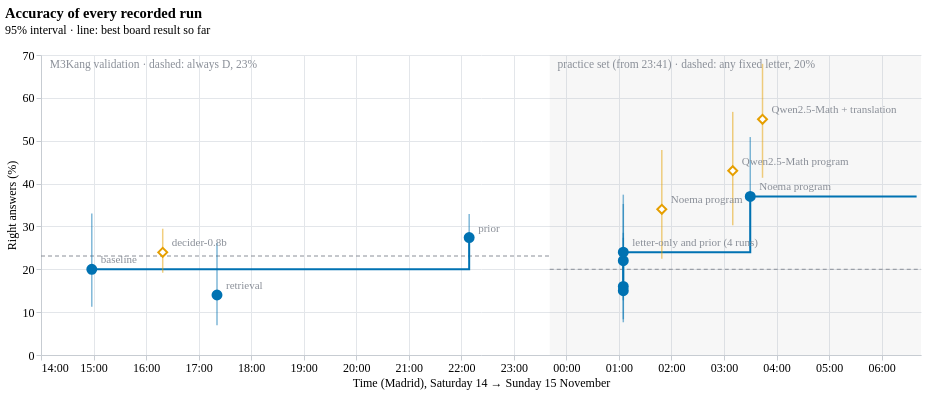

This figure's Vega-Lite source:
### Vega-Lite specification from a JSON file in a GitHub repository (floating-point values rounded to 4 significant figures)
{"config": {"font": "Atkinson Hyperlegible", "background": null, "view": {"stroke": null}, "axis": {"labelFontSize": 12, "titleFontSize": 12, "titleFontWeight": "normal", "gridColor": "#e3e6ea", "domainColor": "#c7ccd2", "tickColor": "#c7ccd2"}, "title": {"fontSize": 14.5, "fontWeight": 700, "subtitleFontSize": 12, "subtitlePadding": 4, "offset": 12, "font": "Atkinson Hyperlegible", "subtitleFont": "Atkinson Hyperlegible"}, "legend": {"labelFontSize": 12}}, "layer": [{"data": {"name": "data-48c3b419b4fe8568475cb25f75e077c3"}, "mark": {"type": "rect", "color": "#8c8c8c", "opacity": 0.07}, "encoding": {"x": {"field": "a", "type": "temporal"}, "x2": {"field": "b"}}}, {"data": {"name": "data-a48bf5622105b0db25796d6dd2516155"}, "mark": {"type": "text", "align": "left", "baseline": "top", "color": "#8a8f98", "dy": 4, "fontSize": 11.5}, "encoding": {"text": {"field": "txt", "type": "nominal"}, "x": {"field": "t", "type": "temporal"}, "y": {"value": 0}}}, {"data": {"name": "data-8acb74910d71ec3e8fdb6ed03d26713b"}, "mark": {"type": "rule", "color": "#8a8f98", "strokeDash": [4, 3]}, "encoding": {"x": {"field": "a", "type": "temporal"}, "x2": {"field": "b"}, "y": {"field": "y", "type": "quantitative"}}}, {"data": {"name": "data-f1c3ad263537674521e8a2582119b9f1"}, "mark": {"type": "line", "color": "#0072b2", "interpolate": "step-after", "strokeWidth": 2}, "encoding": {"detail": {"field": "eval_set", "type": "nominal"}, "x": {"field": "time", "type": "temporal"}, "y": {"field": "best", "type": "quantitative"}}}, {"data": {"name": "data-fe3f54ba9ca65310c6eaa61eda562977"}, "mark": {"type": "rule", "opacity": 0.5, "strokeWidth": 1.5}, "encoding": {"color": {"field": "where", "legend": null, "scale": {"domain": ["UNO Q board", "Laptop estimate", "Chance reference"], "range": ["#0072b2", "#e69f00", "#8c8c8c"]}, "type": "nominal"}, "x": {"axis": {"format": "%H:%M", "labelFontSize": 12, "tickCount": 10}, "field": "time", "scale": {"domain": ["2026-11-14T14:00", "2026-11-15T06:45"]}, "title": "Time (Madrid), Saturday 14 → Sunday 15 November", "type": "temporal"}, "y": {"field": "lo", "type": "quantitative"}, "y2": {"field": "hi"}}}, {"data": {"name": "data-fe3f54ba9ca65310c6eaa61eda562977"}, "mark": {"type": "point", "fillOpacity": 1, "filled": false, "size": 80, "strokeWidth": 2}, "encoding": {"color": {"field": "where", "legend": {"offset": 4, "orient": "top", "title": null}, "scale": {"domain": ["UNO Q board", "Laptop estimate", "Chance reference"], "range": ["#0072b2", "#e69f00", "#8c8c8c"]}, "type": "nominal"}, "fill": {"field": "measured_on", "legend": null, "scale": {"domain": ["board", "laptop", "reference"], "range": ["#0072b2", "white", "#8c8c8c"]}, "type": "nominal"}, "shape": {"field": "where", "legend": null, "scale": {"domain": ["UNO Q board", "Laptop estimate"], "range": ["circle", "diamond"]}, "type": "nominal"}, "tooltip": [{"field": "run", "title": "Run", "type": "nominal"}, {"field": "eval_set", "title": "Set", "type": "nominal"}, {"field": "time", "format": "%a %H:%M", "title": "When", "type": "temporal"}, {"field": "right", "title": "Right", "type": "quantitative"}, {"field": "n", "title": "Rows", "type": "quantitative"}, {"field": "acc", "format": ".1f", "title": "Accuracy %", "type": "quantitative"}, {"field": "lo", "format": ".0f", "title": "95% from", "type": "quantitative"}, {"field": "hi", "format": ".0f", "title": "95% to", "type": "quantitative"}, {"field": "source", "title": "Source", "type": "nominal"}], "x": {"axis": {"format": "%H:%M", "labelFontSize": 12, "tickCount": 10}, "field": "time", "scale": {"domain": ["2026-11-14T14:00", "2026-11-15T06:45"]}, "title": "Time (Madrid), Saturday 14 → Sunday 15 November", "type": "temporal"}, "y": {"field": "acc", "scale": {"domain": [0, 70]}, "title": "Right answers (%)", "type": "quantitative"}}}, {"data": {"name": "data-d642f5542c18a804c9805f30cb3b89b9"}, "mark": {"type": "text", "align": "left", "color": "#8a8f98", "dx": 9, "dy": -9, "fontSize": 11}, "encoding": {"text": {"field": "short", "type": "nominal"}, "x": {"field": "time", "type": "temporal"}, "y": {"field": "acc", "type": "quantitative"}}}], "height": 300, "title": {"text": "Accuracy of every recorded run", "anchor": "start", "subtitle": "95% interval · line: best board result so far"}, "width": 880, "$schema": "https://vega.github.io/schema/vega-lite/v5.20.1.json", "datasets": {"data-48c3b419b4fe8568475cb25f75e077c3": [{"a": "2026-11-14T23:41", "b": "2026-11-15T06:45"}], "data-a48bf5622105b0db25796d6dd2516155": [{"t": "2026-11-14T23:50", "txt": "practice set (from 23:41) · dashed: any fixed letter, 20%"}, {"t": "2026-11-14T14:10", "txt": "M3Kang validation · dashed: always D, 23%"}], "data-8acb74910d71ec3e8fdb6ed03d26713b": [{"a": "2026-11-14T14:00", "b": "2026-11-14T23:41", "y": 23.1, "t": "always D ≈ 23%"}, {"a": "2026-11-14T23:41", "b": "2026-11-15T06:45", "y": 20.0, "t": "any fixed letter 20%"}], "data-f1c3ad263537674521e8a2582119b9f1": [{"time": "2026-11-14T14:58", "eval_set": "M3Kang validation", "best": 20.0}, {"time": "2026-11-14T16:19", "eval_set": "M3Kang validation", "best": 20.0}, {"time": "2026-11-14T17:21", "eval_set": "M3Kang validation", "best": 20.0}, {"time": "2026-11-14T22:09", "eval_set": "M3Kang validation", "best": 27.4}, {"time": "2026-11-15T01:05", "eval_set": "Practice set", "best": 16.0}, {"time": "2026-11-15T01:05", "eval_set": "Practice set", "best": 16.0}, {"time": "2026-11-15T01:05", "eval_set": "Practice set", "best": 22.0}, {"time": "2026-11-15T01:05", "eval_set": "Practice set", "best": 24.0}, {"time": "2026-11-15T01:49", "eval_set": "Practice set", "best": 24.0}, {"time": "2026-11-15T03:10", "eval_set": "Practice set", "best": 24.0}, {"time": "2026-11-15T03:30", "eval_set": "Practice set", "best": 37.0}, {"time": "2026-11-15T03:44", "eval_set": "Practice set", "best": 37.0}, {"time": "2026-11-15T06:40", "eval_set": "Practice set", "best": 37.0}], "data-fe3f54ba9ca65310c6eaa61eda562977": [{"time": "2026-11-14T14:58", "run": "Qwen3.5-0.8B baseline", "eval_set": "M3Kang validation", "measured_on": "board", "n": 50, "problems": 50, "right": 10, "source": "UNO_Q_BOARD_REFERENCE.md 14.6", "short": "baseline", "acc": 20.0, "lo": 11.24, "hi": 33.04, "where": "UNO Q board"}, {"time": "2026-11-14T16:19", "run": "decider-0.8b", "eval_set": "M3Kang validation", "measured_on": "laptop", "n": 789, "problems": 263, "right": 189, "source": "docs/experiments/2026-11-decider-0.8b.md", "short": "decider-0.8b", "acc": 23.95, "lo": 19.19, "hi": 29.46, "where": "Laptop estimate"}, {"time": "2026-11-14T17:21", "run": "Retrieval (rag 1)", "eval_set": "M3Kang validation", "measured_on": "board", "n": 50, "problems": 50, "right": 7, "source": "UNO_Q_BOARD_REFERENCE.md 14.6", "short": "retrieval", "acc": 14.0, "lo": 6.951, "hi": 26.19, "where": "UNO Q board"}, {"time": "2026-11-14T22:09", "run": "Prior solver", "eval_set": "M3Kang validation", "measured_on": "board", "n": 562, "problems": 281, "right": 154, "source": "docs/experiments/2026-11-prior-on-board.md", "short": "prior", "acc": 27.4, "lo": 22.52, "hi": 32.9, "where": "UNO Q board"}, {"time": "2026-11-15T01:05", "run": "Prior solver", "eval_set": "Practice set", "measured_on": "board", "n": 100, "problems": 50, "right": 16, "source": "docs/experiments/2026-11-practice-set-on-board.md", "short": "", "acc": 16.0, "lo": 8.337, "hi": 28.51, "where": "UNO Q board"}, {"time": "2026-11-15T01:05", "run": "decider-0.8b", "eval_set": "Practice set", "measured_on": "board", "n": 100, "problems": 50, "right": 15, "source": "docs/experiments/2026-11-practice-set-on-board.md", "short": "", "acc": 15.0, "lo": 7.638, "hi": 27.36, "where": "UNO Q board"}, {"time": "2026-11-15T01:05", "run": "Qwen3.5-0.8B baseline", "eval_set": "Practice set", "measured_on": "board", "n": 100, "problems": 50, "right": 22, "source": "docs/experiments/2026-11-practice-set-on-board.md", "short": "", "acc": 22.0, "lo": 12.75, "hi": 35.24, "where": "UNO Q board"}, {"time": "2026-11-15T01:05", "run": "Noema-2B letter", "eval_set": "Practice set", "measured_on": "board", "n": 100, "problems": 50, "right": 24, "source": "docs/experiments/2026-11-practice-set-on-board.md", "short": "letter-only and prior (4 runs)", "acc": 24.0, "lo": 14.3, "hi": 37.41, "where": "UNO Q board"}, {"time": "2026-11-15T01:49", "run": "Noema-2B program", "eval_set": "Practice set", "measured_on": "laptop", "n": 100, "problems": 50, "right": 34, "source": "docs/how-to/try-program-solver.md", "short": "Noema program", "acc": 34.0, "lo": 22.44, "hi": 47.85, "where": "Laptop estimate"}, {"time": "2026-11-15T03:10", "run": "Qwen2.5-Math program", "eval_set": "Practice set", "measured_on": "laptop", "n": 100, "problems": 50, "right": 43, "source": "commit 44988b6", "short": "Qwen2.5-Math program", "acc": 43.0, "lo": 30.27, "hi": 56.73, "where": "Laptop estimate"}, {"time": "2026-11-15T03:30", "run": "Noema-2B program", "eval_set": "Practice set", "measured_on": "board", "n": 100, "problems": 50, "right": 37, "source": "docs/experiments/2026-11-program-solver-and-vision-on-board.md", "short": "Noema program", "acc": 37.0, "lo": 25.0, "hi": 50.86, "where": "UNO Q board"}, {"time": "2026-11-15T03:44", "run": "Qwen2.5-Math program + NMT", "eval_set": "Practice set", "measured_on": "laptop", "n": 100, "problems": 50, "right": 55, "source": "docs/how-to/try-qwen-math-nmt.md", "short": "Qwen2.5-Math + translation", "acc": 55.0, "lo": 41.35, "hi": 67.94, "where": "Laptop estimate"}], "data-d642f5542c18a804c9805f30cb3b89b9": [{"time": "2026-11-14T14:58", "run": "Qwen3.5-0.8B baseline", "eval_set": "M3Kang validation", "measured_on": "board", "n": 50, "problems": 50, "right": 10, "source": "UNO_Q_BOARD_REFERENCE.md 14.6", "short": "baseline", "acc": 20.0, "lo": 11.24, "hi": 33.04, "where": "UNO Q board"}, {"time": "2026-11-14T16:19", "run": "decider-0.8b", "eval_set": "M3Kang validation", "measured_on": "laptop", "n": 789, "problems": 263, "right": 189, "source": "docs/experiments/2026-11-decider-0.8b.md", "short": "decider-0.8b", "acc": 23.95, "lo": 19.19, "hi": 29.46, "where": "Laptop estimate"}, {"time": "2026-11-14T17:21", "run": "Retrieval (rag 1)", "eval_set": "M3Kang validation", "measured_on": "board", "n": 50, "problems": 50, "right": 7, "source": "UNO_Q_BOARD_REFERENCE.md 14.6", "short": "retrieval", "acc": 14.0, "lo": 6.951, "hi": 26.19, "where": "UNO Q board"}, {"time": "2026-11-14T22:09", "run": "Prior solver", "eval_set": "M3Kang validation", "measured_on": "board", "n": 562, "problems": 281, "right": 154, "source": "docs/experiments/2026-11-prior-on-board.md", "short": "prior", "acc": 27.4, "lo": 22.52, "hi": 32.9, "where": "UNO Q board"}, {"time": "2026-11-15T01:05", "run": "Noema-2B letter", "eval_set": "Practice set", "measured_on": "board", "n": 100, "problems": 50, "right": 24, "source": "docs/experiments/2026-11-practice-set-on-board.md", "short": "letter-only and prior (4 runs)", "acc": 24.0, "lo": 14.3, "hi": 37.41, "where": "UNO Q board"}, {"time": "2026-11-15T01:49", "run": "Noema-2B program", "eval_set": "Practice set", "measured_on": "laptop", "n": 100, "problems": 50, "right": 34, "source": "docs/how-to/try-program-solver.md", "short": "Noema program", "acc": 34.0, "lo": 22.44, "hi": 47.85, "where": "Laptop estimate"}, {"time": "2026-11-15T03:10", "run": "Qwen2.5-Math program", "eval_set": "Practice set", "measured_on": "laptop", "n": 100, "problems": 50, "right": 43, "source": "commit 44988b6", "short": "Qwen2.5-Math program", "acc": 43.0, "lo": 30.27, "hi": 56.73, "where": "Laptop estimate"}, {"time": "2026-11-15T03:30", "run": "Noema-2B program", "eval_set": "Practice set", "measured_on": "board", "n": 100, "problems": 50, "right": 37, "source": "docs/experiments/2026-11-program-solver-and-vision-on-board.md", "short": "Noema program", "acc": 37.0, "lo": 25.0, "hi": 50.86, "where": "UNO Q board"}, {"time": "2026-11-15T03:44", "run": "Qwen2.5-Math program + NMT", "eval_set": "Practice set", "measured_on": "laptop", "n": 100, "problems": 50, "right": 55, "source": "docs/how-to/try-qwen-math-nmt.md", "short": "Qwen2.5-Math + translation", "acc": 55.0, "lo": 41.35, "hi": 67.94, "where": "Laptop estimate"}]}}
